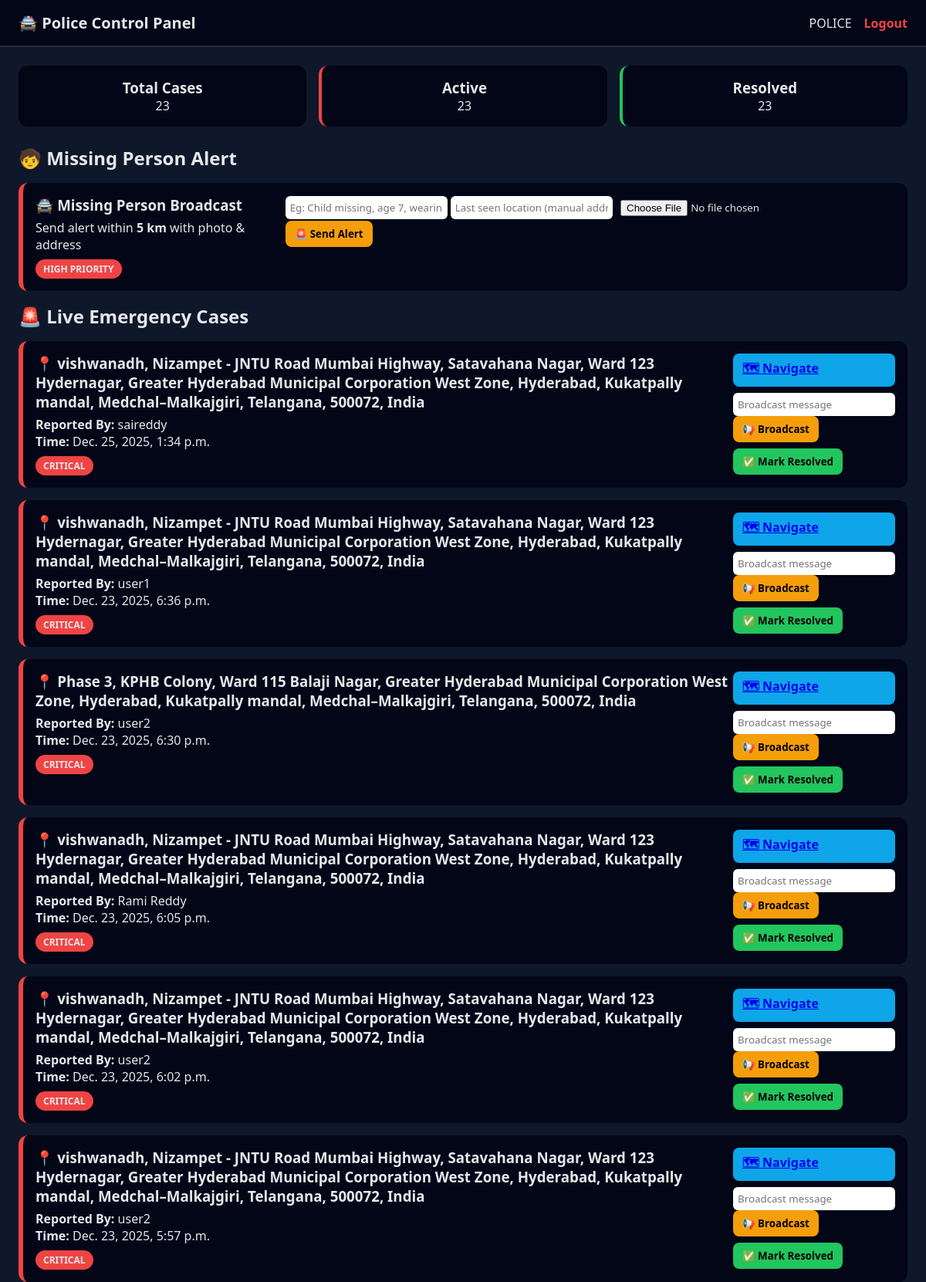
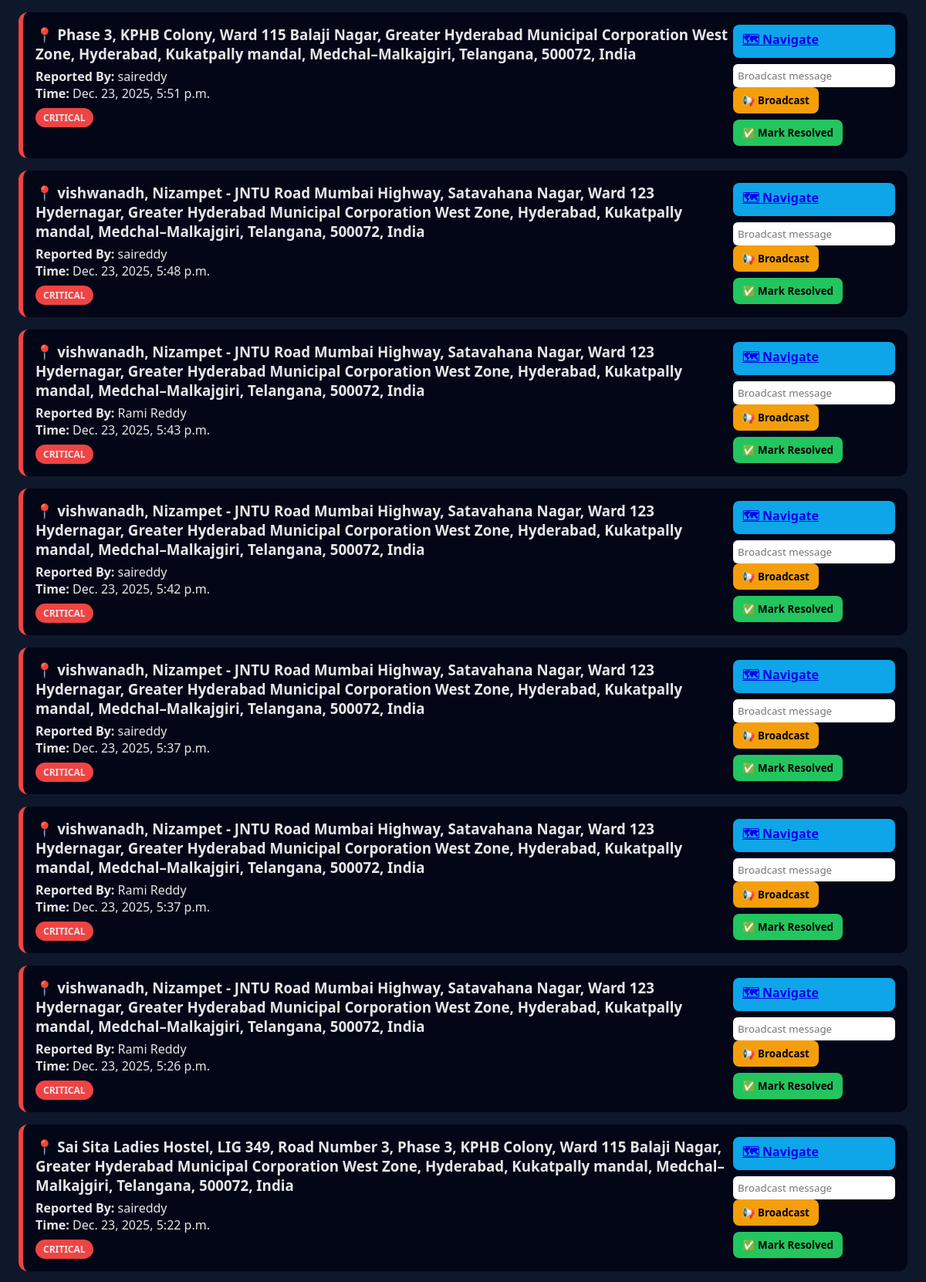
Screenshot of /dashboard/police/ (signed in, upper part) with the database file from the repository (2 pictures, top to bottom).
### Alert_system/models.py (models this page shows, shortened)
class AlertAssignment(models.Model):
    STATUS_CHOICES = [
        ("assigned", "Assigned"),
        ("in_progress", "In Progress"),
        ("resolved", "Resolved"),
    ]
    alert = models.ForeignKey(Alert, on_delete=models.CASCADE)
    police = models.ForeignKey(
        PoliceStation, on_delete=models.SET_NULL, null=True, blank=True
    )
    hospital = models.ForeignKey(
        Hospital, on_delete=models.SET_NULL, null=True, blank=True
    )
    status = models.CharField(
        max_length=20,
        choices=STATUS_CHOICES,
        default="assigned"
    )
    created_at = models.DateTimeField(auto_now_add=True)

class Alert(models.Model):
    user = models.ForeignKey(User, on_delete=models.CASCADE)
    latitude = models.FloatField()
    longitude = models.FloatField()
    address = models.TextField()
    description = models.TextField()
    created_at = models.DateTimeField(auto_now_add=True)

### Alert_system/views.py (the view)
# urls.py: path("dashboard/police/", views.police_dashboard, name="police_dashboard"),
@login_required
def police_dashboard(request):
    if request.user.userprofile.role != "police":
        return redirect("home")
    police = PoliceStation.objects.get(user=request.user)
    alerts = AlertAssignment.objects.select_related(
        "alert", "alert__user"
    ).filter(
        Q(police=police) | Q(police__isnull=True)
    ).order_by("-created_at")
    return render(request, "police_dashboard.html", {
        "alerts": alerts
    })

### templates/police_dashboard.html (shortened to what this page needs)
{% load static %}
<!DOCTYPE html>
<html lang="en">
<head>
</head>
<body>
<header class="topbar">
    <div class="logo">🚔 Police Control Panel</div>
    <div class="profile">
        <span>{{ request.user.username }}</span>
        <a href="{% url 'logout' %}" class="logout">Logout</a>
    </div>
</header>
<main class="dashboard">
    <section class="stats">
        <div class="card">
            <h3>Total Cases</h3>
            <p>{{ alerts|length }}</p>
        </div>
        <div class="card red">
            <h3>Active</h3>
            <p>{{ alerts|length }}</p>
        </div>
        <div class="card green">
            <h3>Resolved</h3>
            <p>{{ alerts|length }}</p>
        </div>
    </section>
<section class="alerts">
    <h2>🧒 Missing Person Alert</h2>
    <div class="alert-box">
        <div class="left">
            <h3>🚔 Missing Person Broadcast</h3>
            <p>Send alert within <strong>5 km</strong> with photo & address</p>
            <span class="tag critical">HIGH PRIORITY</span>
        </div>
        <div class="right">
            <form method="POST"
                  action="{% url 'police_missing_person_broadcast' %}"
                  enctype="multipart/form-data">
                <input type="text"
                       name="message"
                       placeholder="Eg: Child missing, age 7, wearing red shirt"
                       required>
                <input type="text"
                       name="address"
                       placeholder="Last seen location (manual address)"
                       required>
                <input type="file"
                       name="photo"
                       accept="image/*"
                       required>
                <button class="btn warn">🚨 Send Alert</button>
            </form>
        </div>
    </div>
</section>
    <section class="alerts">
        <h2>🚨 Live Emergency Cases</h2>
        {% for a in alerts %}
        <div class="alert-box {% if a.status == 'resolved' %}resolved{% endif %}">
            <div class="left">
                <h3>📍 {{ a.alert.address }}</h3>
                <p><strong>Reported By:</strong> {{ a.alert.user.username }}</p>
                <p><strong>Time:</strong> {{ a.created_at }}</p>
                <span class="tag critical">CRITICAL</span>
            </div>
            <div class="right">
                <a class="btn map"
                   target="_blank"
                   href="https://maps.google.com/?q={{ a.alert.latitude }},{{ a.alert.longitude }}">
                    🗺 Navigate
                </a>
                <form method="POST" action="{% url 'police_broadcast' a.id %}">
                    <input type="text" name="message" placeholder="Broadcast message" required>
                    <button class="btn warn">📢 Broadcast</button>
                </form>
                {% if a.status != "resolved" %}
                <form method="POST" action="{% url 'resolve_alert' a.id %}">
                    <button class="btn success">✅ Mark Resolved</button>
                </form>
                {% else %}
                <span class="resolved-text">✔ Resolved</span>
                {% endif %}
            </div>
        </div>
        {% empty %}
        <p class="empty">No emergency cases right now 🚨</p>
        {% endfor %}
    </section>
</main>
</body>
</html>

### templates/police_dashboard.html (style rules this page uses)
* { margin: 0; padding: 0; box-sizing: border-box; font-family: "Segoe UI", sans-serif; }
body { background: #0f172a; color: #e5e7eb; }
.topbar { display: flex; justify-content: space-between; align-items: center; padding: 16px 24px; background: #020617; border-bottom: 2px solid #1e293b; }
.logo { font-size: 20px; font-weight: bold; }
.profile { display: flex; gap: 16px; align-items: center; }
.logout { color: #ef4444; text-decoration: none; font-weight: bold; }
.dashboard { padding: 24px; }
.stats { display: grid; grid-template-columns: repeat(auto-fit,minmax(180px,1fr)); gap: 16px; margin-bottom: 24px; }
.stats .card { background: #020617; padding: 16px; border-radius: 12px; text-align: center; }
.stats .card.red { border-left: 4px solid #ef4444; }
.stats .card.green { border-left: 4px solid #22c55e; }
.alerts h2 { margin-bottom: 16px; }
.alert-box { background: #020617; border-left: 6px solid #ef4444; padding: 16px; border-radius: 12px; display: flex; justify-content: space-between; margin-bottom: 16px; animation: slideIn 0.4s ease; }
.left h3 { margin-bottom: 6px; }
.tag { display: inline-block; margin-top: 8px; padding: 4px 10px; border-radius: 999px; font-size: 12px; font-weight: bold; }
.critical { background: #ef4444; }
.right { display: flex; flex-direction: column; gap: 8px; }
.btn { padding: 8px 12px; border: none; border-radius: 8px; cursor: pointer; font-weight: bold; }
.map { background: #0ea5e9; }
.warn { background: #f59e0b; }
.success { background: #22c55e; }
input { padding: 6px; border-radius: 6px; border: none; }

### rows the page displays
AlertAssignment: alert.address "vishwanadh, Nizampet - JNTU Road Mumbai Highway, Satavahana Nagar, Ward 123 Hydernagar, Greater Hyderabad Municipal Corporation West Zone, Hyderabad, Kukatpally mandal, Medchal–Malkajgiri, Telangana, 500072, India", alert.user.username "saireddy", created_at "Dec. 25, 2025, 1:34 p.m.", status "✅ Mark Resolved"
AlertAssignment: alert.address "vishwanadh, Nizampet - JNTU Road Mumbai Highway, Satavahana Nagar, Ward 123 Hydernagar, Greater Hyderabad Municipal Corporation West Zone, Hyderabad, Kukatpally mandal, Medchal–Malkajgiri, Telangana, 500072, India", alert.user.username "user1", created_at "Dec. 23, 2025, 6:36 p.m.", status "✅ Mark Resolved"
AlertAssignment: alert.address "Phase 3, KPHB Colony, Ward 115 Balaji Nagar, Greater Hyderabad Municipal Corporation West Zone, Hyderabad, Kukatpally mandal, Medchal–Malkajgiri, Telangana, 500072, India", alert.user.username "user2", created_at "Dec. 23, 2025, 6:30 p.m.", status "✅ Mark Resolved"
AlertAssignment: alert.address "vishwanadh, Nizampet - JNTU Road Mumbai Highway, Satavahana Nagar, Ward 123 Hydernagar, Greater Hyderabad Municipal Corporation West Zone, Hyderabad, Kukatpally mandal, Medchal–Malkajgiri, Telangana, 500072, India", alert.user.username "Rami Reddy", created_at "Dec. 23, 2025, 6:05 p.m.", status "✅ Mark Resolved"
AlertAssignment: alert.address "vishwanadh, Nizampet - JNTU Road Mumbai Highway, Satavahana Nagar, Ward 123 Hydernagar, Greater Hyderabad Municipal Corporation West Zone, Hyderabad, Kukatpally mandal, Medchal–Malkajgiri, Telangana, 500072, India", alert.user.username "user2", created_at "Dec. 23, 2025, 6:02 p.m.", status "✅ Mark Resolved"
AlertAssignment: alert.address "vishwanadh, Nizampet - JNTU Road Mumbai Highway, Satavahana Nagar, Ward 123 Hydernagar, Greater Hyderabad Municipal Corporation West Zone, Hyderabad, Kukatpally mandal, Medchal–Malkajgiri, Telangana, 500072, India", alert.user.username "user2", created_at "Dec. 23, 2025, 5:57 p.m.", status "✅ Mark Resolved"
AlertAssignment: alert.address "Phase 3, KPHB Colony, Ward 115 Balaji Nagar, Greater Hyderabad Municipal Corporation West Zone, Hyderabad, Kukatpally mandal, Medchal–Malkajgiri, Telangana, 500072, India", alert.user.username "saireddy", created_at "Dec. 23, 2025, 5:51 p.m.", status "✅ Mark Resolved"
AlertAssignment: alert.address "vishwanadh, Nizampet - JNTU Road Mumbai Highway, Satavahana Nagar, Ward 123 Hydernagar, Greater Hyderabad Municipal Corporation West Zone, Hyderabad, Kukatpally mandal, Medchal–Malkajgiri, Telangana, 500072, India", alert.user.username "saireddy", created_at "Dec. 23, 2025, 5:48 p.m.", status "✅ Mark Resolved"
AlertAssignment: alert.address "vishwanadh, Nizampet - JNTU Road Mumbai Highway, Satavahana Nagar, Ward 123 Hydernagar, Greater Hyderabad Municipal Corporation West Zone, Hyderabad, Kukatpally mandal, Medchal–Malkajgiri, Telangana, 500072, India", alert.user.username "Rami Reddy", created_at "Dec. 23, 2025, 5:43 p.m.", status "✅ Mark Resolved"
AlertAssignment: alert.address "vishwanadh, Nizampet - JNTU Road Mumbai Highway, Satavahana Nagar, Ward 123 Hydernagar, Greater Hyderabad Municipal Corporation West Zone, Hyderabad, Kukatpally mandal, Medchal–Malkajgiri, Telangana, 500072, India", alert.user.username "saireddy", created_at "Dec. 23, 2025, 5:42 p.m.", status "✅ Mark Resolved"
AlertAssignment: alert.address "vishwanadh, Nizampet - JNTU Road Mumbai Highway, Satavahana Nagar, Ward 123 Hydernagar, Greater Hyderabad Municipal Corporation West Zone, Hyderabad, Kukatpally mandal, Medchal–Malkajgiri, Telangana, 500072, India", alert.user.username "saireddy", created_at "Dec. 23, 2025, 5:37 p.m.", status "✅ Mark Resolved"
AlertAssignment: alert.address "vishwanadh, Nizampet - JNTU Road Mumbai Highway, Satavahana Nagar, Ward 123 Hydernagar, Greater Hyderabad Municipal Corporation West Zone, Hyderabad, Kukatpally mandal, Medchal–Malkajgiri, Telangana, 500072, India", alert.user.username "Rami Reddy", created_at "Dec. 23, 2025, 5:37 p.m.", status "✅ Mark Resolved"
AlertAssignment: alert.address "vishwanadh, Nizampet - JNTU Road Mumbai Highway, Satavahana Nagar, Ward 123 Hydernagar, Greater Hyderabad Municipal Corporation West Zone, Hyderabad, Kukatpally mandal, Medchal–Malkajgiri, Telangana, 500072, India", alert.user.username "Rami Reddy", created_at "Dec. 23, 2025, 5:26 p.m.", status "✅ Mark Resolved"
AlertAssignment: alert.address "Sai Sita Ladies Hostel, LIG 349, Road Number 3, Phase 3, KPHB Colony, Ward 115 Balaji Nagar, Greater Hyderabad Municipal Corporation West Zone, Hyderabad, Kukatpally mandal, Medchal–Malkajgiri, Telangana, 500072, India", alert.user.username "saireddy", created_at "Dec. 23, 2025, 5:22 p.m.", status "✅ Mark Resolved"

### other values shown
{{ request.user.username }} "POLICE"
{{ alerts|length }} "23"
